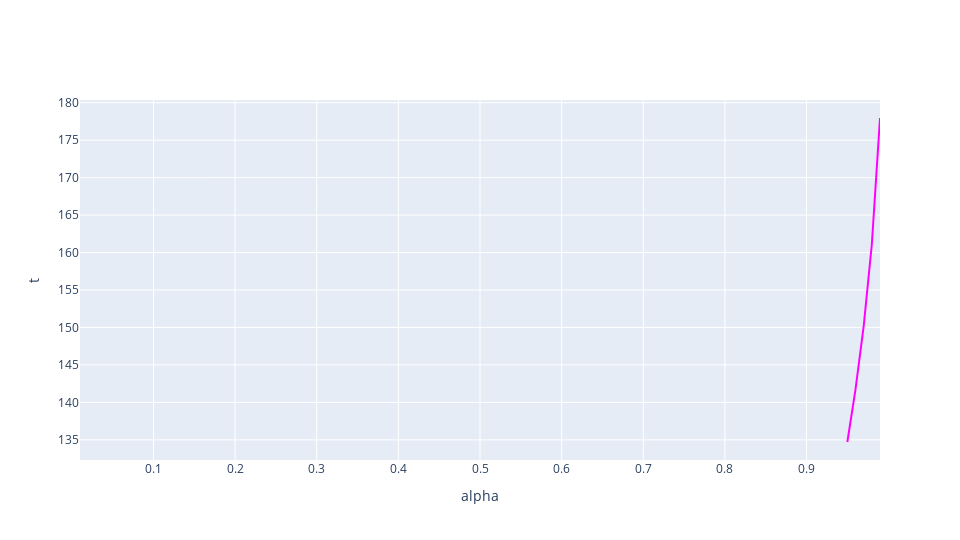

Notebook source saved alongside this figure:
### Markdown cell above
#### Plotting

### Code cell
# @title Inverse survivability plot
fig = go.Figure()
fig.add_traces([
    # go.Scatter(x=x_values, y=y_t_05, mode='lines', marker = {'color' : 'blue'}, name="k = 0.5"),
    # go.Scatter(x=x_values, y=y_t_1, mode='lines', marker = {'color' : 'red'}, name="k = 1"),
    go.Scatter(x=x_values, y=y_t_2, mode='lines', marker = {'color' : 'magenta'}, name="k = 2")
])
fig.update_layout(
    height=1080*0.5,
    width=1920*0.5,
    xaxis_title="alpha",
    yaxis_title="t"
)
fig.show()

### Figure 1 — Plotly figure (JSON) as saved in the notebook; plotly's stock layout.template omitted (floating-point values rounded to 4 significant figures)
{"data": [{"marker": {"color": "magenta"}, "mode": "lines", "name": "k = 2", "type": "scatter", "x": [0.01, 0.02, 0.03, 0.04, 0.05, 0.06, 0.07, 0.08, 0.09, 0.1, 0.11, 0.12, 0.13, 0.14, 0.15, 0.16, 0.17, 0.18, 0.19, 0.2, 0.21, 0.22, 0.23, 0.24, 0.25, 0.26, 0.27, 0.28, 0.29, 0.3, 0.31, 0.32, 0.33, 0.34, 0.35, 0.36, 0.37, 0.38, 0.39, 0.4, 0.41, 0.42, 0.43, 0.44, 0.45, 0.46, 0.47, 0.48, 0.49, 0.5, 0.51, 0.52, 0.53, 0.54, 0.55, 0.56, 0.57, 0.58, 0.59, 0.6, 0.61, 0.62, 0.63, 0.64, 0.65, 0.66, 0.67, 0.68, 0.69, 0.7, 0.71, 0.72, 0.73, 0.74, 0.75, 0.76, 0.77, 0.78, 0.79, 0.8, 0.81, 0.82, 0.83, 0.84, 0.85, 0.86, 0.87, 0.88, 0.89, 0.9, 0.91, 0.92, 0.93, 0.94, 0.95, 0.96, 0.97, 0.98, 0.99], "y": [null, null, null, null, null, null, null, null, null, null, null, null, null, null, null, null, null, null, null, null, null, null, null, null, null, null, null, null, null, null, null, null, null, null, null, null, null, null, null, null, null, null, null, null, null, null, null, null, null, null, null, null, null, null, null, null, null, null, null, null, null, null, null, null, null, null, null, null, null, null, null, null, null, null, null, null, null, null, null, null, null, null, null, null, null, null, null, null, null, null, null, null, null, null, 134.7, 141.7, 150.2, 161.1, 178.0]}], "layout": {"height": 540, "width": 960, "xaxis": {"title": {"text": "alpha"}}, "yaxis": {"title": {"text": "t"}}}}
